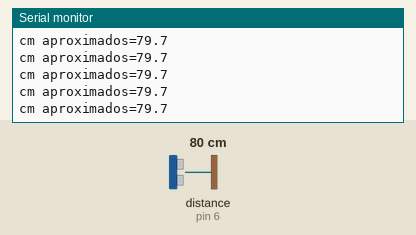
The sketch below on a simulated Arduino Uno, built with avr-gcc and run on an emulated ATmega328P. Shown: the last lines printed to the serial monitor. Wiring (inferred from the names in the program): ultrasonic range finder: trigger pin 7; echo pin 6. The inputs (shaded band) are chosen by the test bench; at power-on: distance to the obstacle (sensor on pin 6) 80 cm. The echo pulse lasts 58.3 µs per cm.

Above: at 1.2 s.
1.3 s: distance to the obstacle (sensor on pin 6) set to 2 cm
At 1.31 s:
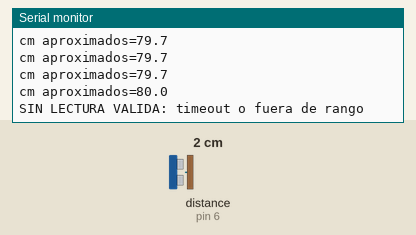
3.0 s: distance to the obstacle (sensor on pin 6) set to 4 cm
At 3.01 s:
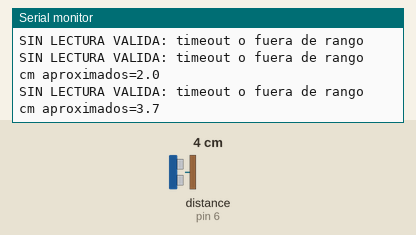
Timing chart, 0 to 6.0 s (numbered marks = the images above; inputs shaded):
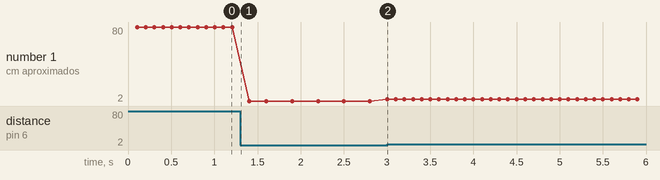

Measured:
- the behaviour switches between 2 and 3 cm on distance to the obstacle (sensor on pin 6) (found by bisection; images 1 and 2)
- after the input at 1.3 s, the serial monitor: prints a new line at once (image 1)
- after the input at 3.0 s, the serial monitor: prints a new line at once (image 2)
- plotted number 1: 80 → 2 after the input at 1.3 s, 2 → 3.7 after the input at 3.0 s

The sketch:

distancia_timeout.ino
```cpp
#include "Logica.h"
#include <Arduino.h>
const byte TRIG = 7, ECHO = 6;
unsigned long ultimo = 0;
void setup() {
  Serial.begin(115200);
  pinMode(TRIG, OUTPUT);
  digitalWrite(TRIG, LOW);
  pinMode(ECHO, INPUT);
}
void loop() {
  if (millis() - ultimo < 100)
    return;
  ultimo = millis();
  digitalWrite(TRIG, LOW);
  delayMicroseconds(2);
  digitalWrite(TRIG, HIGH);
  delayMicroseconds(10);
  digitalWrite(TRIG, LOW);
  unsigned long tiempo = pulseIn(ECHO, HIGH, 25000UL);
  float cm;
  if (Curso::distanciaCm(tiempo, cm)) {
    Serial.print(F("cm aproximados="));
    Serial.println(cm, 1);
  } else
    Serial.println(F("SIN LECTURA VALIDA: timeout o fuera de rango"));
}
```

Logica.h
```cpp
#pragma once
#include <math.h>
#include <stdint.h>
namespace Curso {
inline bool transcurrido(uint32_t ahora, uint32_t antes, uint32_t periodo) {
  return uint32_t(ahora - antes) >= periodo;
}
inline uint8_t pwmDesdeAdc(uint16_t raw) {
  if (raw > 1023)
    raw = 1023;
  return (uint32_t(raw) * 255) / 1023;
}
inline bool temperaturaTmp36(uint16_t raw, float referencia, float &t) {
  if (raw > 1023 || !isfinite(referencia) || referencia <= 0)
    return false;
  t = ((raw + 0.5f) * referencia / 1024.0f - 0.5f) * 100.0f;
  return isfinite(t) && t >= -40 && t <= 125;
}
inline bool distanciaCm(uint32_t tiempo, float &cm) {
  if (!tiempo)
    return false;
  cm = tiempo * 0.0343f / 2.0f;
  return cm >= 2 && cm <= 400;
}
inline bool histeresisAlta(float valor, bool anterior, float alto, float bajo) {
  return anterior ? valor > bajo : valor >= alto;
}
struct Boton {
  bool crudo = true, estable = true;
  uint32_t cambio = 0;
  bool actualizar(bool nivel, uint32_t ahora) {
    if (nivel != crudo) {
      crudo = nivel;
      cambio = ahora;
    }
    if (crudo != estable && transcurrido(ahora, cambio, 30)) {
      estable = crudo;
      return !estable;
    }
    return false;
  }
};
} // namespace Curso
```
